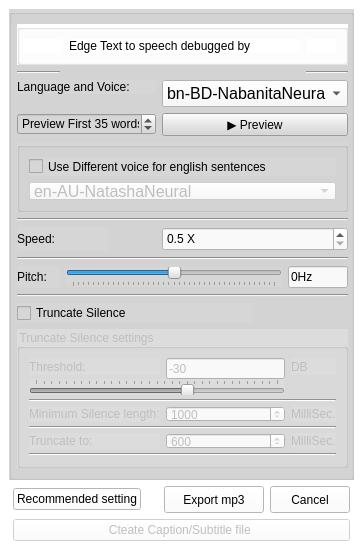
<?xml version="1.0" encoding="UTF-8"?>
<ui version="4.0">
 <class>MainWindow</class>
 <widget class="QMainWindow" name="MainWindow">
  <property name="geometry">
   <rect>
    <x>0</x>
    <y>0</y>
    <width>363</width>
    <height>559</height>
   </rect>
  </property>
  <property name="windowTitle">
   <string>Text to Speech</string>
  </property>
  <property name="windowIcon">
   <iconset>
    <normaloff>Imgs/kontho ico.ico</normaloff>Imgs/kontho ico.ico</iconset>
  </property>
  <property name="styleSheet">
   <string notr="true">QMainWindow{
background-color: rgb(255, 255, 255);
}
</string>
  </property>
  <widget class="QWidget" name="centralwidget">
   <property name="styleSheet">
    <string notr="true">background-color: rgb(255, 255, 255);</string>
   </property>
   <layout class="QGridLayout" name="gridLayout">
    <item row="1" column="0">
     <layout class="QGridLayout" name="gridLayout_2">
      <property name="leftMargin">
       <number>4</number>
      </property>
      <property name="rightMargin">
       <number>4</number>
      </property>
      <property name="bottomMargin">
       <number>9</number>
      </property>
      <item row="0" column="3">
       <widget class="QPushButton" name="cancel_pushButton">
        <property name="minimumSize">
         <size>
          <width>0</width>
          <height>27</height>
         </size>
        </property>
        <property name="styleSheet">
         <string notr="true">QPushButton{
 padding-top:2px;
	font: 10pt &quot;MS Shell Dlg 2l&quot;;
 color: white;
background-color:qlineargradient(spread:pad, x1:1, y1:0, x2:1, y2:1, stop:0 rgba(0, 244, 255, 255), stop:1 rgba(3, 115, 255, 255));

border:1px solid rgb(253, 254, 254);

border-radius:5px;
}
QPushButton:hover{
color: qlineargradient(spread:pad, x1:0, y1:0, x2:1, y2:1, stop:0 rgba(63, 63, 63, 255), stop:1 rgba(33, 33, 33, 255));
 background-color: qlineargradient(spread:pad, x1:0.505636, y1:0.221, x2:0.431818, y2:1, stop:0 rgba(89, 255, 255, 255), stop:1 rgba(60, 138, 255, 255));

}

QPushButton:pressed{
background-color: qlineargradient(spread:pad, x1:0.767, y1:1, x2:1, y2:0, stop:0 rgba(0, 244, 255, 255), stop:1 rgba(3, 115, 255, 255));\n&quot;

}</string>
        </property>
        <property name="text">
         <string>Cancel</string>
        </property>
       </widget>
      </item>
      <item row="0" column="0">
       <widget class="QPushButton" name="ReSepushButton">
        <property name="minimumSize">
         <size>
          <width>0</width>
          <height>22</height>
         </size>
        </property>
        <property name="styleSheet">
         <string notr="true"/>
        </property>
        <property name="text">
         <string>Recommended setting</string>
        </property>
       </widget>
      </item>
      <item row="0" column="1">
       <widget class="QLabel" name="Signal_label">
        <property name="text">
         <string/>
        </property>
       </widget>
      </item>
      <item row="0" column="2">
       <widget class="QPushButton" name="Export_Button">
        <property name="minimumSize">
         <size>
          <width>100</width>
          <height>27</height>
         </size>
        </property>
        <property name="styleSheet">
         <string notr="true">QPushButton{
 padding-top:2px;
	font: 10pt &quot;MS Shell Dlg 2l&quot;;
 color: white;
background-color:qlineargradient(spread:pad, x1:1, y1:0, x2:1, y2:1, stop:0 rgba(0, 244, 255, 255), stop:1 rgba(3, 115, 255, 255));

border:1px solid rgb(253, 254, 254);

border-radius:5px;
}
QPushButton:hover{
color: qlineargradient(spread:pad, x1:0, y1:0, x2:1, y2:1, stop:0 rgba(63, 63, 63, 255), stop:1 rgba(33, 33, 33, 255));
 background-color: qlineargradient(spread:pad, x1:0.505636, y1:0.221, x2:0.431818, y2:1, stop:0 rgba(89, 255, 255, 255), stop:1 rgba(60, 138, 255, 255));

}

QPushButton:pressed{
background-color: qlineargradient(spread:pad, x1:0.767, y1:1, x2:1, y2:0, stop:0 rgba(0, 244, 255, 255), stop:1 rgba(3, 115, 255, 255));\n&quot;

}</string>
        </property>
        <property name="text">
         <string>Export mp3</string>
        </property>
       </widget>
      </item>
      <item row="1" column="0" colspan="4">
       <widget class="QPushButton" name="CreateSubtitleFilePushButton">
        <property name="enabled">
         <bool>false</bool>
        </property>
        <property name="text">
         <string>Cteate Caption/Subtitle file </string>
        </property>
       </widget>
      </item>
     </layout>
    </item>
    <item row="0" column="0">
     <widget class="QGroupBox" name="groupBox_7">
      <property name="minimumSize">
       <size>
        <width>345</width>
        <height>430</height>
       </size>
      </property>
      <property name="maximumSize">
       <size>
        <width>400</width>
        <height>7000</height>
       </size>
      </property>
      <property name="styleSheet">
       <string notr="true">background-color: rgb(214, 214, 214);</string>
      </property>
      <property name="title">
       <string/>
      </property>
      <layout class="QGridLayout" name="gridLayout_4">
       <property name="leftMargin">
        <number>5</number>
       </property>
       <property name="rightMargin">
        <number>3</number>
       </property>
       <item row="14" column="0" colspan="7">
        <widget class="QGroupBox" name="groupBox_11">
         <property name="enabled">
          <bool>false</bool>
         </property>
         <property name="minimumSize">
          <size>
           <width>0</width>
           <height>138</height>
          </size>
         </property>
         <property name="styleSheet">
          <string notr="true">background-color: rgb(220, 220, 220);</string>
         </property>
         <property name="title">
          <string>Truncate Silence settings</string>
         </property>
         <layout class="QGridLayout" name="gridLayout_5">
          <property name="horizontalSpacing">
           <number>6</number>
          </property>
          <property name="verticalSpacing">
           <number>4</number>
          </property>
          <item row="0" column="0">
           <widget class="QLabel" name="label_2">
            <property name="styleSheet">
             <string notr="true">font: 12pt &quot;MS Shell Dlg 2&quot;;</string>
            </property>
            <property name="text">
             <string>Threshold:</string>
            </property>
           </widget>
          </item>
          <item row="3" column="0">
           <widget class="QLabel" name="label_5">
            <property name="styleSheet">
             <string notr="true">font: 11pt &quot;MS Shell Dlg 2&quot;;</string>
            </property>
            <property name="text">
             <string>Minimum Silence length:</string>
            </property>
           </widget>
          </item>
          <item row="3" column="2">
           <widget class="QLabel" name="label_6">
            <property name="styleSheet">
             <string notr="true">font: 12pt &quot;MS Shell Dlg 2&quot;;</string>
            </property>
            <property name="text">
             <string>MilliSec.</string>
            </property>
           </widget>
          </item>
          <item row="8" column="0" colspan="3">
           <widget class="Line" name="line_3">
            <property name="orientation">
             <enum>Qt::Horizontal</enum>
            </property>
           </widget>
          </item>
          <item row="1" column="0" colspan="2">
           <widget class="QSlider" name="horizontalSlider_2">
            <property name="minimum">
             <number>-50</number>
            </property>
            <property name="maximum">
             <number>-18</number>
            </property>
            <property name="value">
             <number>-30</number>
            </property>
            <property name="orientation">
             <enum>Qt::Horizontal</enum>
            </property>
            <property name="tickPosition">
             <enum>QSlider::TicksAbove</enum>
            </property>
            <property name="tickInterval">
             <number>1</number>
            </property>
           </widget>
          </item>
          <item row="2" column="0" colspan="3">
           <widget class="Line" name="line">
            <property name="orientation">
             <enum>Qt::Horizontal</enum>
            </property>
           </widget>
          </item>
          <item row="6" column="0" colspan="3">
           <widget class="Line" name="line_2">
            <property name="orientation">
             <enum>Qt::Horizontal</enum>
            </property>
           </widget>
          </item>
          <item row="7" column="2">
           <widget class="QLabel" name="label_8">
            <property name="styleSheet">
             <string notr="true">font: 12pt &quot;MS Shell Dlg 2&quot;;</string>
            </property>
            <property name="text">
             <string>MilliSec.</string>
            </property>
           </widget>
          </item>
          <item row="0" column="1">
           <widget class="QLineEdit" name="Threshold_lineEdit">
            <property name="minimumSize">
             <size>
              <width>0</width>
              <height>21</height>
             </size>
            </property>
            <property name="styleSheet">
             <string notr="true">QLineEdit{

	
	font: 12pt &quot;MS Shell Dlg 2&quot;;
	
	background-color: rgb(249, 249, 249);
}</string>
            </property>
            <property name="inputMethodHints">
             <set>Qt::ImhPreferNumbers</set>
            </property>
            <property name="text">
             <string>-30</string>
            </property>
            <property name="readOnly">
             <bool>true</bool>
            </property>
           </widget>
          </item>
          <item row="0" column="2">
           <widget class="QLabel" name="label_4">
            <property name="styleSheet">
             <string notr="true">font: 12pt &quot;MS Shell Dlg 2&quot;;</string>
            </property>
            <property name="text">
             <string>DB</string>
            </property>
           </widget>
          </item>
          <item row="7" column="0">
           <widget class="QLabel" name="label_7">
            <property name="styleSheet">
             <string notr="true">font: 11pt &quot;MS Shell Dlg 2&quot;;</string>
            </property>
            <property name="text">
             <string>Truncate to:</string>
            </property>
           </widget>
          </item>
          <item row="3" column="1">
           <widget class="QSpinBox" name="doubleSpinBox_2">
            <property name="styleSheet">
             <string notr="true">QSpinBox{

	
	font: 12pt &quot;MS Shell Dlg 2&quot;;
	
	background-color: rgb(249, 249, 249);
}</string>
            </property>
            <property name="minimum">
             <number>100</number>
            </property>
            <property name="maximum">
             <number>10000</number>
            </property>
            <property name="value">
             <number>1000</number>
            </property>
           </widget>
          </item>
          <item row="7" column="1">
           <widget class="QSpinBox" name="doubleSpinBox_3">
            <property name="styleSheet">
             <string notr="true">QSpinBox{

	
	font: 12pt &quot;MS Shell Dlg 2&quot;;
	
	background-color: rgb(249, 249, 249);
}</string>
            </property>
            <property name="minimum">
             <number>100</number>
            </property>
            <property name="maximum">
             <number>10000</number>
            </property>
            <property name="value">
             <number>600</number>
            </property>
           </widget>
          </item>
         </layout>
        </widget>
       </item>
       <item row="11" column="0">
        <widget class="QLabel" name="label">
         <property name="styleSheet">
          <string notr="true">font: 11pt &quot;MS Shell Dlg 2&quot;;</string>
         </property>
         <property name="text">
          <string>Pitch:</string>
         </property>
        </widget>
       </item>
       <item row="10" column="0" colspan="7">
        <widget class="Line" name="line_5">
         <property name="orientation">
          <enum>Qt::Horizontal</enum>
         </property>
        </widget>
       </item>
       <item row="13" column="0" colspan="5">
        <widget class="QCheckBox" name="checkBox">
         <property name="text">
          <string>Truncate Silence</string>
         </property>
         <property name="checked">
          <bool>false</bool>
         </property>
        </widget>
       </item>
       <item row="12" column="0" colspan="7">
        <widget class="Line" name="line_8">
         <property name="orientation">
          <enum>Qt::Horizontal</enum>
         </property>
        </widget>
       </item>
       <item row="2" column="6">
        <widget class="Line" name="line_7">
         <property name="orientation">
          <enum>Qt::Horizontal</enum>
         </property>
        </widget>
       </item>
       <item row="9" column="0" colspan="2">
        <widget class="QLabel" name="label_9">
         <property name="styleSheet">
          <string notr="true">font: 11pt &quot;MS Shell Dlg 2&quot;;</string>
         </property>
         <property name="text">
          <string>Speed:</string>
         </property>
        </widget>
       </item>
       <item row="3" column="3" rowspan="2" colspan="4">
        <widget class="QComboBox" name="comboBox">
         <property name="styleSheet">
          <string notr="true">QComboBox{	
	font: 12pt ;
	background-color: rgb(249, 249, 249);

}
QListView{
	background-color: rgb(225, 225, 225);
}</string>
         </property>
         <item>
          <property name="text">
           <string>bn-BD-NabanitaNeural</string>
          </property>
         </item>
         <item>
          <property name="text">
           <string>bn-BD-PradeepNeural</string>
          </property>
         </item>
         <item>
          <property name="text">
           <string>bn-IN-BashkarNeural</string>
          </property>
         </item>
         <item>
          <property name="text">
           <string>bn-IN-TanishaaNeural</string>
          </property>
         </item>
         <item>
          <property name="text">
           <string>en-AU-NatashaNeural</string>
          </property>
         </item>
         <item>
          <property name="text">
           <string>en-AU-WilliamNeural</string>
          </property>
         </item>
         <item>
          <property name="text">
           <string>en-CA-ClaraNeural</string>
          </property>
         </item>
         <item>
          <property name="text">
           <string>en-CA-LiamNeural</string>
          </property>
         </item>
         <item>
          <property name="text">
           <string>en-IN-NeerjaNeural</string>
          </property>
         </item>
         <item>
          <property name="text">
           <string>en-IN-PrabhatNeural</string>
          </property>
         </item>
         <item>
          <property name="text">
           <string>en-GB-LibbyNeural</string>
          </property>
         </item>
         <item>
          <property name="text">
           <string>en-GB-MaisieNeural</string>
          </property>
         </item>
         <item>
          <property name="text">
           <string>en-GB-RyanNeural</string>
          </property>
         </item>
         <item>
          <property name="text">
           <string>en-GB-SoniaNeural</string>
          </property>
         </item>
         <item>
          <property name="text">
           <string>en-GB-ThomasNeural</string>
          </property>
         </item>
         <item>
          <property name="text">
           <string>en-US-AnaNeural</string>
          </property>
         </item>
         <item>
          <property name="text">
           <string>en-US-AriaNeural</string>
          </property>
         </item>
         <item>
          <property name="text">
           <string>en-US-ChristopherNeural</string>
          </property>
         </item>
         <item>
          <property name="text">
           <string>en-US-EricNeural</string>
          </property>
         </item>
         <item>
          <property name="text">
           <string>en-US-GuyNeural</string>
          </property>
         </item>
         <item>
          <property name="text">
           <string>en-US-JennyNeural</string>
          </property>
         </item>
         <item>
          <property name="text">
           <string>en-US-MichelleNeural</string>
          </property>
         </item>
        </widget>
       </item>
       <item row="2" column="0">
        <widget class="Line" name="line_6">
         <property name="orientation">
          <enum>Qt::Horizontal</enum>
         </property>
        </widget>
       </item>
       <item row="8" column="0" colspan="7">
        <widget class="Line" name="line_4">
         <property name="orientation">
          <enum>Qt::Horizontal</enum>
         </property>
        </widget>
       </item>
       <item row="3" column="0" colspan="3">
        <widget class="QLabel" name="label_10">
         <property name="styleSheet">
          <string notr="true">font: 11pt &quot;MS Shell Dlg 2&quot;;</string>
         </property>
         <property name="text">
          <string>Language and Voice:</string>
         </property>
        </widget>
       </item>
       <item row="9" column="3" colspan="4">
        <widget class="QDoubleSpinBox" name="doubleSpinBox">
         <property name="minimumSize">
          <size>
           <width>0</width>
           <height>24</height>
          </size>
         </property>
         <property name="styleSheet">
          <string notr="true">QDoubleSpinBox{

	
	font: 12pt &quot;MS Shell Dlg 2&quot;;
	
	background-color: rgb(249, 249, 249);
}</string>
         </property>
         <property name="suffix">
          <string> X</string>
         </property>
         <property name="decimals">
          <number>1</number>
         </property>
         <property name="minimum">
          <double>0.500000000000000</double>
         </property>
         <property name="maximum">
          <double>1.500000000000000</double>
         </property>
         <property name="singleStep">
          <double>0.100000000000000</double>
         </property>
        </widget>
       </item>
       <item row="11" column="1" colspan="6">
        <layout class="QHBoxLayout" name="horizontalLayout">
         <item>
          <widget class="QSlider" name="Pitch_horizontalSlider">
           <property name="minimum">
            <number>-20</number>
           </property>
           <property name="maximum">
            <number>20</number>
           </property>
           <property name="orientation">
            <enum>Qt::Horizontal</enum>
           </property>
           <property name="tickPosition">
            <enum>QSlider::TicksBelow</enum>
           </property>
           <property name="tickInterval">
            <number>1</number>
           </property>
          </widget>
         </item>
         <item>
          <widget class="QLineEdit" name="Pitch_lineEdit">
           <property name="maximumSize">
            <size>
             <width>60</width>
             <height>16777215</height>
            </size>
           </property>
           <property name="styleSheet">
            <string notr="true">QLineEdit{

	
	font: 12pt &quot;MS Shell Dlg 2&quot;;
	
	background-color: rgb(249, 249, 249);
}</string>
           </property>
           <property name="text">
            <string>0Hz</string>
           </property>
           <property name="readOnly">
            <bool>true</bool>
           </property>
          </widget>
         </item>
        </layout>
       </item>
       <item row="6" column="0" colspan="7">
        <widget class="QGroupBox" name="groupBox">
         <property name="minimumSize">
          <size>
           <width>0</width>
           <height>70</height>
          </size>
         </property>
         <property name="title">
          <string/>
         </property>
         <layout class="QGridLayout" name="gridLayout_3">
          <item row="1" column="0">
           <widget class="QComboBox" name="comboBox_2">
            <property name="enabled">
             <bool>false</bool>
            </property>
            <property name="minimumSize">
             <size>
              <width>182</width>
              <height>0</height>
             </size>
            </property>
            <property name="styleSheet">
             <string notr="true">QComboBox{	
	font: 12pt ;
	background-color: rgb(249, 249, 249);

}
QListView{
	background-color: rgb(225, 225, 225);
}</string>
            </property>
            <item>
             <property name="text">
              <string>en-AU-NatashaNeural</string>
             </property>
            </item>
            <item>
             <property name="text">
              <string>en-AU-WilliamNeural</string>
             </property>
            </item>
            <item>
             <property name="text">
              <string>en-CA-ClaraNeural</string>
             </property>
            </item>
            <item>
             <property name="text">
              <string>en-CA-LiamNeural</string>
             </property>
            </item>
            <item>
             <property name="text">
              <string>en-IN-NeerjaNeural</string>
             </property>
            </item>
            <item>
             <property name="text">
              <string>en-IN-PrabhatNeural</string>
             </property>
            </item>
            <item>
             <property name="text">
              <string>en-GB-LibbyNeural</string>
             </property>
            </item>
            <item>
             <property name="text">
              <string>en-GB-MaisieNeural</string>
             </property>
            </item>
            <item>
             <property name="text">
              <string>en-GB-RyanNeural</string>
             </property>
            </item>
            <item>
             <property name="text">
              <string>en-GB-SoniaNeural</string>
             </property>
            </item>
            <item>
             <property name="text">
              <string>en-GB-ThomasNeural</string>
             </property>
            </item>
            <item>
             <property name="text">
              <string>en-US-AnaNeural</string>
             </property>
            </item>
            <item>
             <property name="text">
              <string>en-US-AriaNeural</string>
             </property>
            </item>
            <item>
             <property name="text">
              <string>en-US-ChristopherNeural</string>
             </property>
            </item>
            <item>
             <property name="text">
              <string>en-US-EricNeural</string>
             </property>
            </item>
            <item>
             <property name="text">
              <string>en-US-GuyNeural</string>
             </property>
            </item>
            <item>
             <property name="text">
              <string>en-US-JennyNeural</string>
             </property>
            </item>
            <item>
             <property name="text">
              <string>en-US-MichelleNeural</string>
             </property>
            </item>
           </widget>
          </item>
          <item row="0" column="0">
           <widget class="QCheckBox" name="UDVFES_Checkbox">
            <property name="maximumSize">
             <size>
              <width>16777215</width>
              <height>16777215</height>
             </size>
            </property>
            <property name="styleSheet">
             <string notr="true">font: 11pt &quot;MS Shell Dlg 2&quot;;</string>
            </property>
            <property name="text">
             <string>Use Different voice for english sentences</string>
            </property>
           </widget>
          </item>
         </layout>
        </widget>
       </item>
       <item row="0" column="0" rowspan="2" colspan="7">
        <widget class="QGroupBox" name="groupBox_18">
         <property name="styleSheet">
          <string notr="true">background-color: rgb(255, 255, 255);</string>
         </property>
         <property name="title">
          <string/>
         </property>
         <layout class="QHBoxLayout" name="horizontalLayout_2">
          <property name="leftMargin">
           <number>3</number>
          </property>
          <item>
           <widget class="QLabel" name="label_11">
            <property name="maximumSize">
             <size>
              <width>40</width>
              <height>40</height>
             </size>
            </property>
            <property name="text">
             <string/>
            </property>
            <property name="pixmap">
             <pixmap>Imgs/microsoft_edge_macos_bigsur_icon_189983.png</pixmap>
            </property>
            <property name="scaledContents">
             <bool>true</bool>
            </property>
           </widget>
          </item>
          <item>
           <widget class="QLabel" name="label_12">
            <property name="styleSheet">
             <string notr="true">font: 11pt &quot;MS Shell Dlg 2&quot;;</string>
            </property>
            <property name="text">
             <string>Edge Text to speech debugged by</string>
            </property>
           </widget>
          </item>
          <item>
           <widget class="QLabel" name="label_3">
            <property name="maximumSize">
             <size>
              <width>30</width>
              <height>30</height>
             </size>
            </property>
            <property name="text">
             <string/>
            </property>
            <property name="pixmap">
             <pixmap>Imgs/kontho ico.ico</pixmap>
            </property>
            <property name="scaledContents">
             <bool>true</bool>
            </property>
           </widget>
          </item>
         </layout>
        </widget>
       </item>
       <item row="5" column="0" colspan="3">
        <widget class="QSpinBox" name="spinBox">
         <property name="suffix">
          <string> words</string>
         </property>
         <property name="prefix">
          <string>Preview First </string>
         </property>
         <property name="minimum">
          <number>10</number>
         </property>
         <property name="maximum">
          <number>110</number>
         </property>
         <property name="value">
          <number>35</number>
         </property>
        </widget>
       </item>
       <item row="5" column="3" colspan="4">
        <widget class="QPushButton" name="PreviewPushButton">
         <property name="styleSheet">
          <string notr="true">font: 10pt &quot;Arial&quot;;</string>
         </property>
         <property name="text">
          <string>▶️ Preview</string>
         </property>
        </widget>
       </item>
      </layout>
     </widget>
    </item>
   </layout>
  </widget>
 </widget>
 <resources/>
 <connections/>
</ui>
